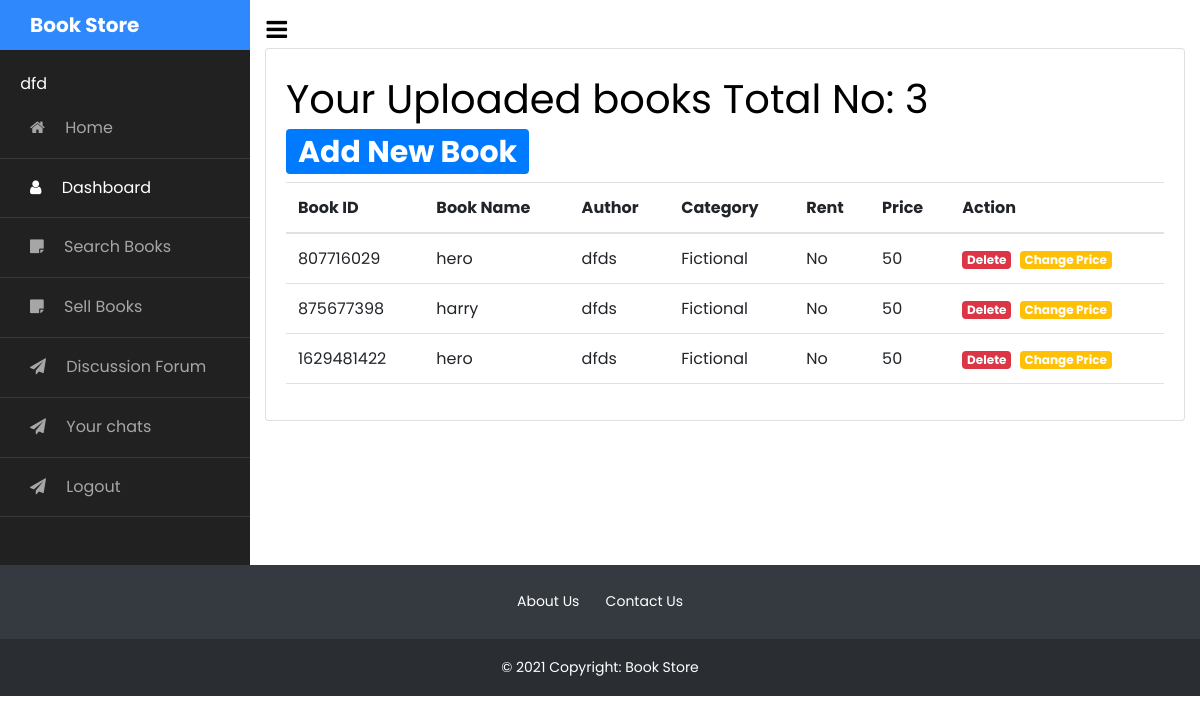
Screenshot of /dash.php (signed in) with the database file from the repository.
### tables this page shows
CREATE TABLE IF NOT EXISTS `register` (
  `name` varchar(50) NOT NULL,
  `email` varchar(50) NOT NULL,
  `phone` int NOT NULL,
  `password` varchar(255) NOT NULL,
  PRIMARY KEY (`email`)
);

CREATE TABLE IF NOT EXISTS `entrybook` (
  `uploaded_by` varchar(50) NOT NULL,
  `bookid` int NOT NULL,
  `book_name` varchar(200) NOT NULL,
  `book_image` varchar(250) NOT NULL,
  `author` varchar(100) NOT NULL,
  `rent` tinyint NOT NULL,
  `category` varchar(50) NOT NULL,
  `price` int NOT NULL
);

### dash.php (the view, shortened to what this page needs)
<?php
if (require('always.php'))
{
  $sql = "select name from register where email = '{$_SESSION['USERNAME']}'";
  $res = mysqli_query($conn,$sql);
  $custname = " ";
  while ($x = mysqli_fetch_assoc($res))
  {
  $custname = " ".$x['name'];
  }
}
?>
<html lang="en">
  <head>
    <link href="https://cdn.jsdelivr.net/npm/bootstrap@5.1.1/dist/css/bootstrap.min.css" rel="stylesheet">
		<link rel="stylesheet" href="https://stackpath.bootstrapcdn.com/font-awesome/4.7.0/css/font-awesome.min.css">
		<link rel="stylesheet" href="css/style.css">
  </head>
  <body>
    <div class="wrapper d-flex align-items-stretch">
			<nav id="sidebar">
				<div class="custom-menu">
					<button type="button" id="sidebarCollapse" class="btn btn-primary">
	          <i class="fa fa-bars"></i>
	        </button>
        </div>
	  		<h1><a href="index.html" class="logo"> Book Store</a></h1>
        <ul class="list-unstyled components mb-5">
        <li class="">
            <span class="fa fa-login mr-3"></span><?php echo $custname; ?>
          </li>
          <li >
            <a href="index.php"><span class="fa fa-home mr-3"></span> Home</a>
          </li>
          <li class="active">
              <a href="dash.php"><span class="fa fa-user mr-3"></span> Dashboard</a>
          </li>
          <li>
            <a href="buybooks.php"><span class="fa fa-sticky-note mr-3"></span> Search Books</a>
          </li>
          <li>
            <a href="sellbooks.php"><span class="fa fa-sticky-note mr-3"></span> Sell Books</a>
          </li>
          <li>
            <a href="forum.php"><span class="fa fa-paper-plane mr-3"></span> Discussion Forum</a>
          </li>
          <li>
            <a href="chat.php"><span class="fa fa-paper-plane mr-3"></span> Your chats</a>
          </li>
          <li>
            <a href="logout.php"><span class="fa fa-paper-plane mr-3"></span> Logout</a>
          </li>
        </ul>
    	</nav>
      <div class = "container mt-5">
      <div class = "card card-body">
      <?php
      $conn = mysqli_connect("localhost","root","","bookstore");
$cuby = "";
$sql = "select count(uploaded_by) as cuby from entrybook where uploaded_by = '{$_SESSION['USERNAME']}'";
$res = mysqli_query($conn,$sql);
while ($x = mysqli_fetch_assoc($res))
{
  $cuby = $x['cuby'];
}
      ?>
      <h1>Your Uploaded books Total No: <?php echo $cuby ?>&nbsp;&nbsp;<span class='badge bg-primary'><a href='sellbooks.php' >Add New Book</a></span>   </h1>
      <table class="table table-hover">
    <thead>
      <tr>
        <th>Book ID</th>
        <th>Book Name</th>
        <th>Author</th>
        <th>Category</th>
        <th>Rent</th>
        <th>Price</th>
        <th>Action</th>
      </tr>
    </thead>
    <tbody>
      <?php
$conn = mysqli_connect("localhost","root","","bookstore");
      $sql = "select * from entrybook where uploaded_by = '{$_SESSION['USERNAME']}'";
      $res = mysqli_query($conn,$sql);
      while ($row = mysqli_fetch_assoc($res))
      {
          $bname = $row['book_name'];
          $bid = $row['bookid'];
          $auth = $row['author'];
          $category = $row['category'];
          $price = $row['price'];
          $rent = $row['rent'];
          if ($category == 1){
            $category = "Fictional";
          }
          elseif ($category == 2)
          {
            $category = "Engineering";
          }
          if ($rent == 1)
          {
            $rent = "Yes";
          }
          else
          {
            $rent = "No";
          }
      ?>
<tr>
        <td><?php echo $bid ?></td>
        <td><?php echo $bname ?></td>
        <td><?php echo $auth ?></td>
        <td><?php echo $category ?></td>
        <td><?php echo $rent ?></td>
        <td><?php echo $price ?></td>
      <?php  echo "<td><span class='badge bg-danger'><a href='?type=delete&bid=$bid' >Delete</a></span>&nbsp;
      <span class='badge bg-warning'><a href='changeprice.php?&bid=$bid' >Change Price</a></span>
</td>"; ?>
      </tr>
     <?php } ?>
    </tbody>
  </table>
    </div>
    </div>
    </div>
    <footer class="bg-dark text-center text-white">
      <div class="container p-4 pb-0">
        <a href="">About Us</a>
        <a href="">Contact Us</a>
      </div>
      <div class="text-center p-3" style="background-color: rgba(0, 0, 0, 0.2);">
        © <script>document.write(new Date().getFullYear())</script> Copyright: Book Store
      </div>
    </footer>
  </body>
</html>

### dash.php (style rules this page uses)
a { text-decoration: none; color:#fff; }
a:link { color: #fff; }

### rows the page displays
register: name "dfd"
entrybook: bookid "807716029", book_name "hero", author "dfds", category "Fictional", rent "No", price "50"
entrybook: bookid "875677398", book_name "harry", author "dfds", category "Fictional", rent "No", price "50"
entrybook: bookid "1629481422", book_name "hero", author "dfds", category "Fictional", rent "No", price "50"

### other values shown
$cuby "3"
